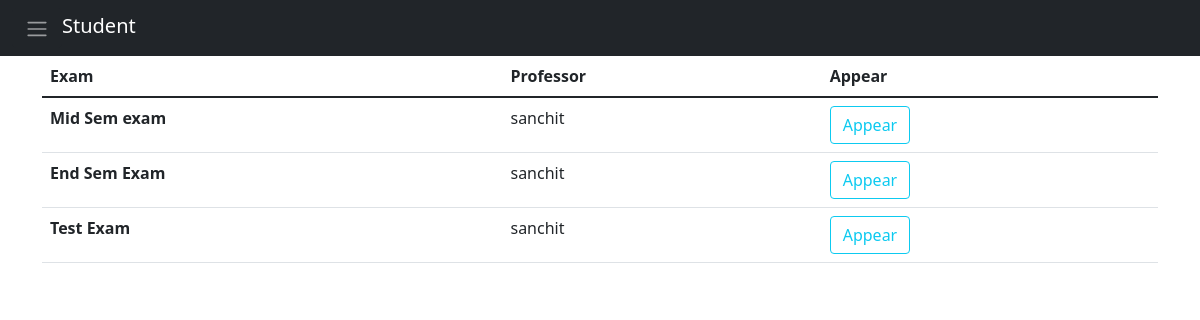
The app's page /exams/student/displayexam/ (signed in) with its own data.
### questions/models.py (models this page shows, shortened)
class Exam_Model(models.Model):
    professor = models.ForeignKey(User, limit_choices_to={'groups__name': "PROFESSOR"}, on_delete=models.CASCADE)
    name = models.CharField(max_length=50)
    marks = models.IntegerField(default=0)
    question_paper = models.ForeignKey(Question_Paper, on_delete=models.CASCADE, related_name='exams')
    start_time = models.DateTimeField(default=datetime.now())
    end_time = models.DateTimeField(default=datetime.now())
    class Meta:
        verbose_name_plural = 'Exams'

### questions/views.py (the view)
# urls.py: path('student/displayexam/',views.view_exams_student,name="student_exams"),
def view_exams_student(request):
    exams = Exam_Model.objects.all()
    list_of_completed = []
    list_un = []
    for exam in exams:
        if StuExam_DB.objects.filter(examname=exam.name ,student=request.user).exists():
            if StuExam_DB.objects.get(examname=exam.name,student=request.user).completed == 1:
                list_of_completed.append(exam)
        else:
            list_un.append(exam)
    return render(request,'student_exams.html',{
        'exams':list_un,
    })

### templates/student_exams.html (shortened to what this page needs)
{% load static %}
<!doctype html>
<html lang="en">
<head>
    <link href="https://cdn.jsdelivr.net/npm/bootstrap@5.1.3/dist/css/bootstrap.min.css" rel="stylesheet"
>
</head>
<body>
    <nav class="navbar navbar-dark bg-dark">
        <div class="container-fluid">
            <span class="navbar-brand mb-0 p-0 h1"><a class="btn btn-dark" data-bs-toggle="offcanvas"
                    href="#offcanvasExample" role="button" aria-controls="offcanvasExample">
                    <span class="navbar-toggler-icon"></span>
                </a><span class="ml-1">Student</span></span>
        </div>
    </nav>
<div class="container">
 <table class="table">
    <thead>
      <tr>
        <th scope="col">Exam</th>
        <th scope="col">Professor</th>
        <th scope="col">Appear</th>
      </tr>
    </thead>
    <tbody>
    {% for e in exams %}
      <tr>
        <th scope="row">{{e.name}}</th>
        <td>{{e.professor}}</td>
        <td><a class="btn btn-outline-info" href="{% url 'appear_exam' e.id %}" target="_blank" role="button">Appear</a></td>
      </tr>
    {% endfor %}
    </tbody>
  </table>
</div>
</body>
</html>

### records on screen
Exam_Model: name "Mid Sem exam", professor "sanchit"
Exam_Model: name "End Sem Exam", professor "sanchit"
Exam_Model: name "Test Exam", professor "sanchit"
